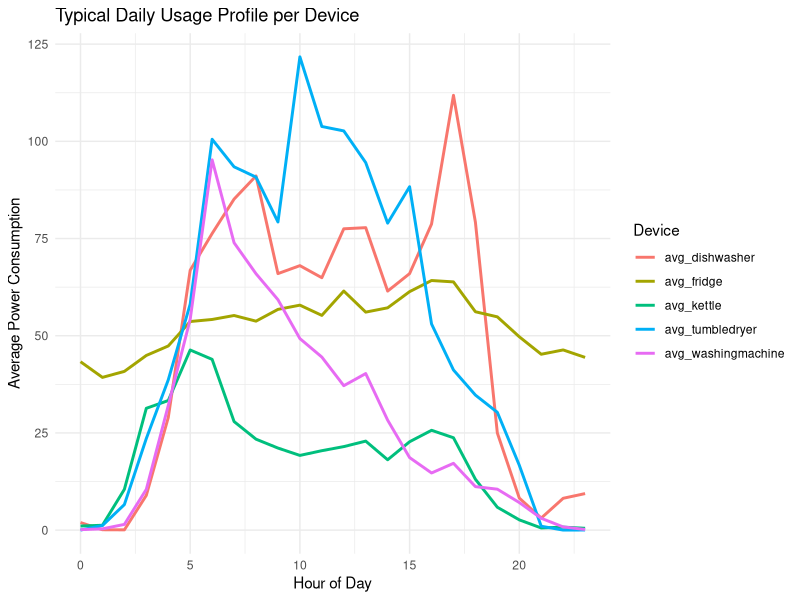
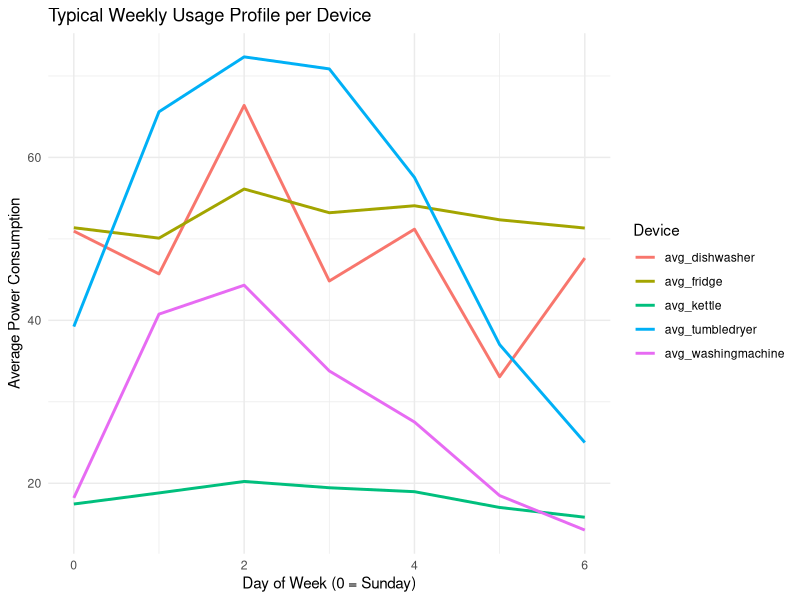

Generate these figures, in order, with R:
#Ploting typical days/weeks and summarizing per-device usage.
#Loading the Packages.
library(tidyverse)

#Importing the typical_day dataset.
typ_day <- read_csv("typical_day.csv")

#Importing the typical_week dataset.
typ_week <- read_csv("typical_week.csv")

#Performing a quick check.
glimpse(typ_day)
glimpse(typ_week)

#Reshaping typ_day dataset to long format before ploting. 
typ_day_long <- typ_day |>
  pivot_longer(
    cols = starts_with("avg_"),
    names_to = "device",
    values_to = "avg_power"
  )

#Ploting the typ_day_long dataset.
ggplot(typ_day_long,
       aes(x = hour, y = avg_power, color = device)) +
  geom_line(linewidth = 1) +
  labs(
    title = "Typical Daily Usage Profile per Device",
    x = "Hour of Day",
    y = "Average Power Consumption",
    color = "Device"
  ) +
  theme_minimal()

#Reshaping typ_week dataset to long format before ploting.
typ_week_long <- typ_week |>
  pivot_longer(
    cols = starts_with("avg_"),
    names_to = "device",
    values_to = "avg_power"
  )

#Ploting the typ_week_long dataset.
ggplot(typ_week_long,
       aes(x = weekday, y = avg_power, colour = device, group = device)) +
  geom_line(linewidth = 1) +
  labs(
    title = "Typical Weekly Usage Profile per Device",
    x = "Day of Week (0 = Sunday)",
    y = "Average Power Consumption",
    color = "Device"
  ) +
  theme_minimal()

#Summary per device usage per day.
day_summary <- typ_day_long |>
  group_by(device) |>
  summarise(
    mean_daily = mean(avg_power, na.rm = TRUE),
    peak_hour = hour[which.max(avg_power)],
    peak_value = max(avg_power, na.rm = TRUE),
    .groups = "drop"
  ) |>
  arrange(desc(mean_daily))

day_summary

#Converting weekdays from numbers to characters.
typ_week_long <- typ_week_long |>
  mutate(weekday = factor(weekday, levels = 0:6,
                          labels = c("Sun", "Mon", "Tue", "Wed", 
                                     "Thu", "Fri", "Sat")))

#Summary per device usage per weekday.
week_summary <- typ_week_long |>
  group_by(device) |>
  summarise(
    mean_weekly = mean(avg_power, na.rm = TRUE),
    peak_day = weekday[which.max(avg_power)],
    peak_value = max(avg_power, na.rm = TRUE),
    .groups = "drop"
  ) |>
  arrange(desc(mean_weekly))

week_summary
